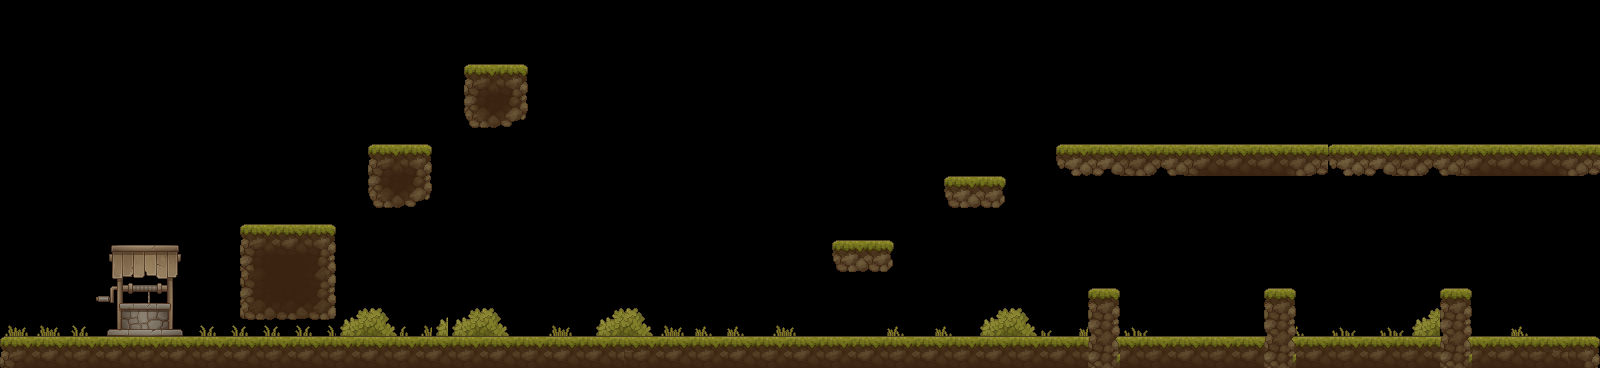

A level layout from a 2D game, rendered from its tile map. Below: a short description, then the map file with tile-grid data replaced by summaries:
An orthogonal 100x23 tile map with 16x16 px tiles, 2 tile layers (Floor, Top), 2 tilesets and 26 objects (6x devilFruit, 6x enemy, 3x trap, crate).

<map version="1.10" tiledversion="1.10.0" orientation="orthogonal" renderorder="right-down" width="100" height="23" tilewidth="16" tileheight="16" infinite="0" nextlayerid="7" nextobjectid="99">
 <editorsettings>
  <export target="../5.lua" format="lua" />
 </editorsettings>
 <tileset firstgid="1" name="tiles2" tilewidth="16" tileheight="16" tilecount="1024" columns="32">
  <image source="../../Assets/tiles2.png" width="512" height="512" />
 </tileset>
 <tileset firstgid="1025" name="tiles3" tilewidth="16" tileheight="16" tilecount="4096" columns="64">
  <image source="../../Assets/tiles3.png" width="1024" height="1024" />
 </tileset>
 <layer id="1" name="Floor" width="100" height="23" offsetx="0" offsety="0.5">
  <data>[2300 cells, 200 non-empty, 12 distinct tile ids]</data>
 </layer>
 <layer id="3" name="Top" width="100" height="23">
  <data>[2300 cells, 299 non-empty, 157 distinct tile ids]</data>
 </layer>
 <objectgroup id="4" name="Solid">
  <object id="2" x="0.625" y="335.375" width="1598.63" height="32">
   <properties>
    <property name="collidable" type="bool" value="true" />
   </properties>
  </object>
  <object id="81" x="464.018" y="62.6667" width="63.2967" height="64">
   <properties>
    <property name="collidable" type="bool" value="true" />
   </properties>
  </object>
  <object id="83" x="367.685" y="143.333" width="63.2967" height="64">
   <properties>
    <property name="collidable" type="bool" value="true" />
   </properties>
  </object>
  <object id="84" x="240.352" y="223.333" width="94.63" height="95.3333">
   <properties>
    <property name="collidable" type="bool" value="true" />
   </properties>
  </object>
  <object id="85" x="830.352" y="240" width="63.2967" height="31.3333">
   <properties>
    <property name="collidable" type="bool" value="true" />
   </properties>
  </object>
  <object id="86" x="942.352" y="174" width="63.2967" height="34.6667">
   <properties>
    <property name="collidable" type="bool" value="true" />
   </properties>
  </object>
  <object id="87" x="1087.68" y="288" width="31.9634" height="47.3333">
   <properties>
    <property name="collidable" type="bool" value="true" />
   </properties>
  </object>
  <object id="89" x="1263.35" y="288.667" width="31.9634" height="52">
   <properties>
    <property name="collidable" type="bool" value="true" />
   </properties>
  </object>
  <object id="90" x="1438.68" y="287.333" width="31.9634" height="52">
   <properties>
    <property name="collidable" type="bool" value="true" />
   </properties>
  </object>
  <object id="91" x="1055.35" y="142.667" width="544.63" height="33.3333">
   <properties>
    <property name="collidable" type="bool" value="true" />
   </properties>
  </object>
 </objectgroup>
 <objectgroup color="#5500ff" id="5" name="Items">
  <object id="49" name="Devil Fruit" type="devilFruit" x="282" y="195.167">
   <ellipse />
  </object>
  <object id="54" name="Crate" type="crate" x="504.5" y="39" />
  <object id="55" name="Trap" type="trap" x="1130.33" y="133" />
  <object id="66" name="Enemy" type="enemy" x="1351.67" y="255" width="36" height="64.5" />
  <object id="73" name="Enemy" type="enemy" x="1172.67" y="256.417" width="36" height="64.5" />
  <object id="74" name="Trap" type="trap" x="1342.67" y="133.333" />
  <object id="75" name="Trap" type="trap" x="1584" y="132.667" />
  <object id="76" name="Enemy" type="enemy" x="1216.67" y="78.4167" width="36" height="64.5" />
  <object id="77" name="Enemy" type="enemy" x="1449.33" y="79.75" width="36" height="64.5" />
  <object id="78" name="Devil Fruit" type="devilFruit" x="494" y="36.6667">
   <ellipse />
  </object>
  <object id="79" name="Enemy" type="enemy" x="426" y="269.75" width="36" height="64.5" />
  <object id="80" name="Enemy" type="enemy" x="726" y="270.417" width="36" height="64.5" />
  <object id="95" name="Devil Fruit" type="devilFruit" x="1103.34" y="270">
   <ellipse />
  </object>
  <object id="96" name="Devil Fruit" type="devilFruit" x="1280" y="270.667">
   <ellipse />
  </object>
  <object id="97" name="Devil Fruit" type="devilFruit" x="1456" y="267.333">
   <ellipse />
  </object>
  <object id="98" name="Devil Fruit" type="devilFruit" x="1533.33" y="82.6667">
   <ellipse />
  </object>
 </objectgroup>
</map>
